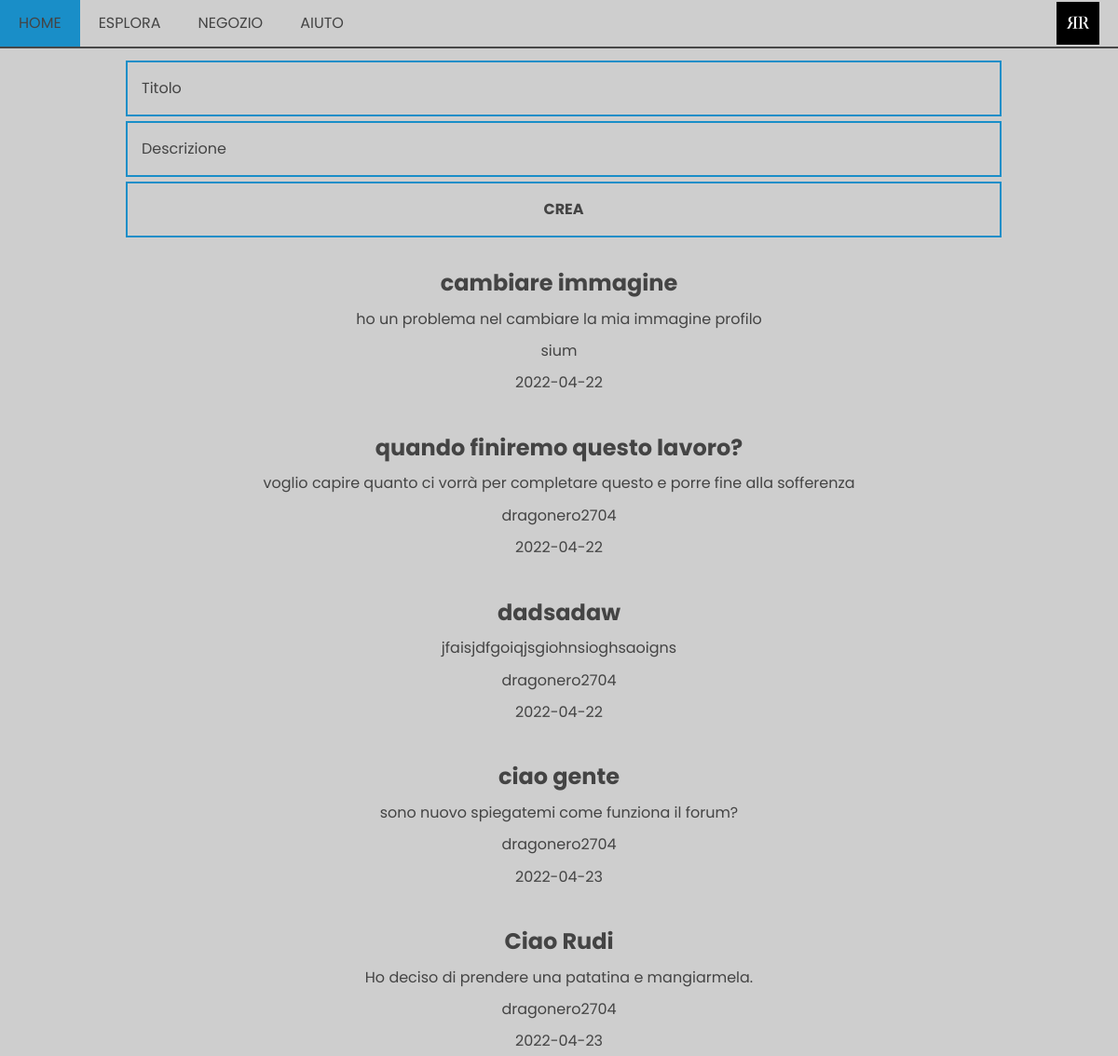
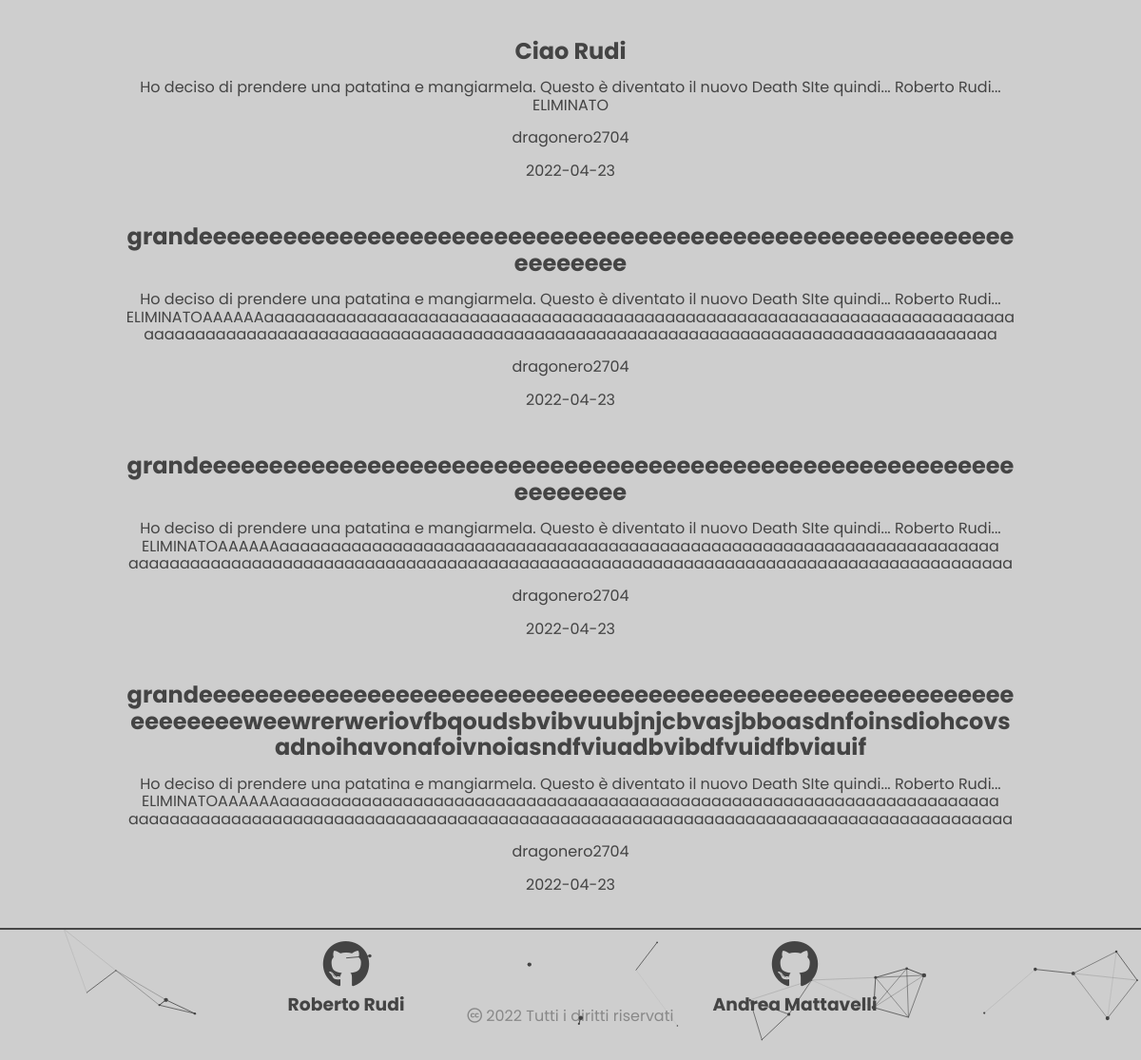
The page /pages/help.php (signed in) on the database its author committed (2 pictures, top to bottom).
### tables this page shows
CREATE TABLE IF NOT EXISTS `discussione` (
  `data_creazione` date NOT NULL,
  `codice_discussione` int(10) unsigned NOT NULL AUTO_INCREMENT,
  `titolo` text DEFAULT NULL,
  `creatore` int(10) unsigned NOT NULL,
  `descrizione` text DEFAULT NULL,
  PRIMARY KEY (`codice_discussione`),
  KEY `codice_creatore` (`creatore`),
  CONSTRAINT `codice_creatore` FOREIGN KEY (`creatore`) REFERENCES `account` (`codice_utente`) ON UPDATE CASCADE
);

CREATE TABLE IF NOT EXISTS `account` (
  `email` char(50) NOT NULL,
  `password` char(200) NOT NULL,
  `codice_utente` int(10) unsigned NOT NULL AUTO_INCREMENT,
  `nickname` char(50) NOT NULL,
  `nome` char(50) DEFAULT NULL,
  `cognome` char(50) DEFAULT NULL,
  `telefono` char(50) DEFAULT NULL,
  `email_recupero` char(50) DEFAULT NULL,
  `data_nascita` date NOT NULL,
  `nazionalita` char(10) NOT NULL,
  PRIMARY KEY (`email`),
  UNIQUE KEY `codice_utente` (`codice_utente`)
);

### pages/help.php (the view, shortened to what this page needs)
<?php
require('../components/session.php');
require('../data/db.php');
$conn = new mysqli($dbhost, $dbusername, $dbpassword, $dbname) or erredirect($conn->connect_errno, $conn->connect_error);
$sql ="SELECT *
FROM discussione";
$ris = $conn->query($sql);
?>
<!DOCTYPE html>
<html lang="it">
<head>
    <?php
    require('../components/head.php')
    ?>
</head>
<body>
    <?php
    require('../components/menu.php');
    ?>
    <div class="body">
        <?php
        if(isset($email) && !empty($email))
        {
            echo '<div class = "create_form">
            <form action="'. htmlentities($_SERVER['PHP_SELF']) .'" method="post">
            <div class="input_container m10">
                <input type="text" name="titolo" id="titolo" placeholder=" " required>
                <label for="titolo">titolo</label>
            </div>
            <div class="input_container m10">
                <input type=text" name="descrizione" id="descrizione" placeholder=" " required>
                <label for="descrizione">descrizione</label>
            </div>
            <div class="submitbtn backglow m10">
                <input type="submit" class="" value="crea" name="crea">
            </div>
            </form>
            </div>';
        }else{
            echo '<h1 class = "centered" >registrati per chiedere aiuto</h1>';
        }
        while ($dati_discussione = $ris->fetch_assoc()) {
            $cod = $dati_discussione["creatore"];
            $sql="SELECT *
            FROM account
            WHERE codice_utente = '$cod'";
            $tmp = $conn->query($sql);
            $tmp = $tmp->fetch_assoc();
            $nome = $tmp["nickname"];
            echo '
                <div class="generalita sopra">
                <a href="discussione.php?codice_discussione='.$dati_discussione["codice_discussione"].'">
                <h2 class = "centered">' . $dati_discussione["titolo"] . '</h1>
                <p class = "centered">'.$dati_discussione["descrizione"].'</p>
                <p class = "centered">'.$nome.'</p>
                <p class = "centered">'.$dati_discussione["data_creazione"].'</p>
                </a>
                </div>
                ';
        }
        ?>
    </div>
    <?php
    require('../components/footer.php');
    ?>
    <option value=""></option>
</body>
</html>

### style/style.css (style rules this page uses)
* { box-sizing: border-box; }
html, body { scroll-behavior: smooth; margin: 0; padding: 0; background-color: var(--background-color); color: var(--text-color); font-family: "Lato", sans-serif; font-family: "Poppins", sans-serif; font-size: 16px; }
:root { --secondary-color: #10638c; --text-color: #444; --separator: #474747; --background-color: #ffffff; --max-width: 1400px; --err-color: #ff5b5b; }
@media (prefers-color-scheme: light) { :root { --text-color: rgb(68, 68, 68); --background-color: #cecece; --secondary-color: #198ec8; } }
a { display: block; text-decoration: none; font-weight: normal; color: var(--text-color); }
p { font-size: 1rem; }
.body { display: block; min-height: calc(100vh - 50px); width: 100%; height: 100%; margin-top: 50px; }
input { position: relative; border: 0; background: transparent; color: var(--text-color); width: 100%; outline: 0; display: block; z-index: 2; }
.input_container { position: relative; width: 100%; height: 60px; padding: 15px; padding-top: 15px; padding-bottom: 5px; border: 2px solid var(--secondary-color); background: transparent; }
.input_container input { position: relative; width: 100%; height: 100%; margin-top: auto; }
.input_container label { position: absolute; top: 50%; transform: translateY(-50%); left: 15px; transition: all 0.1s linear; text-transform: capitalize; z-index: 1; }
.input_container input:focus + label, .input_container input:active + label, .input_container input:not(:placeholder-shown) + label { top: 20% !important; left: 17px !important; font-size: 13px !important; }
.submitbtn { width: 100%; height: 60px; text-transform: uppercase; font-weight: bold; cursor: pointer; border: 2px solid var(--secondary-color); display: block; }
.submitbtn input { text-transform: uppercase; font-weight: bold; height: 100%; width: 100%; display: block; padding: 0; }
.generalita { margin: auto; position: relative; max-width: var(--max-width); width: 100%; }
h1, h2, h3, h4, h5 { margin: 0; }
.backglow { transition: background-color 0.3s linear; }
.create_form { width: 80%; margin: auto; height: fit-content; padding: 10px; }
.m10 { margin: 5px; }
.centered { text-align: center; }
.generalita { margin: auto; position: relative; width: fit-content; max-width: 80%; flex: content; flex-wrap: wrap; margin-bottom: 10px; margin-top: 10px; padding: 10px; transition: 0.3s linear; word-wrap: break-word; }

### rows shown on the page
discussione: titolo "cambiare immagine", descrizione "ho un problema nel cambiare la mia immagine profilo", account.nickname "sium", data_creazione "2022-04-22"
discussione: titolo "quando finiremo questo lavoro?", descrizione "voglio capire quanto ci vorrà per completare questo e porre fine alla sofferenza", account.nickname "dragonero2704", data_creazione "2022-04-22"
discussione: titolo "dadsadaw", descrizione "jfaisjdfgoiqjsgiohnsioghsaoigns", account.nickname "dragonero2704", data_creazione "2022-04-22"
discussione: titolo "ciao gente", descrizione "sono nuovo spiegatemi come funziona il forum?", account.nickname "dragonero2704", data_creazione "2022-04-23"
discussione: titolo "Ciao Rudi", descrizione "Ho deciso di prendere una patatina e mangiarmela.", account.nickname "dragonero2704", data_creazione "2022-04-23"
discussione: titolo "Ciao Rudi", descrizione "Ho deciso di prendere una patatina e mangiarmela. Questo è diventato il nuovo Death SIte quindi... Roberto Rudi... ELIMINATO", account.nickname "dragonero2704", data_creazione "2022-04-23"
discussione: titolo "grandeeeeeeeeeeeeeeeeeeeeeeeeeeeeeeeeeeeeeeeeeeeeeeeeeeeeeeeeeeeeeeeeee", descrizione "Ho deciso di prendere una patatina e mangiarmela. Questo è diventato il nuovo Death SIte quindi... Roberto Rudi... ELIMINATOAAAAAAaaaaaaaaaaaaaaaaaaaaaaaaaaaaaaaaaaaaaaaaaaaaaaaaaaaaaaaaaaaaaaaaaaaaaaaaaaaaaaaaaaaaaaaaaaaaaaaaaaaaaaaaaaaaaaaaaaaaaaaaaaaaaaaaaaaaaaaaaaaaaaaaaaaaaaaaaaaa", account.nickname "dragonero2704", data_creazione "2022-04-23"
discussione: titolo "grandeeeeeeeeeeeeeeeeeeeeeeeeeeeeeeeeeeeeeeeeeeeeeeeeeeeeeeeeeeeeeeeeee", descrizione "Ho deciso di prendere una patatina e mangiarmela. Questo è diventato il nuovo Death SIte quindi... Roberto Rudi... ELIMINATOAAAAAAaaaaaaaaaaaaaaaaaaaaaaaaaaaaaaaaaaaaaaaaaaaaaaaaaaaaaaaaaaaaaaaaaaaaaa aaaaaaaaaaaaaaaaaaaaaaaaaaaaaaaaaaaaaaaaaaaaaaaaaaaaaaaaaaaaaaaaaaaaaaaaaaaaaaaaaaaaaa", account.nickname "dragonero2704", data_creazione "2022-04-23"
discussione: titolo "grandeeeeeeeeeeeeeeeeeeeeeeeeeeeeeeeeeeeeeeeeeeeeeeeeeeeeeeeeeeeeeeeeeeweewrerweriovfbqoudsbvibvuubjnjcbvasjbboasdnfoinsdiohcovsadnoihavonafoivnoiasndfviuadbvibdfvuidfbviauif", descrizione "Ho deciso di prendere una patatina e mangiarmela. Questo è diventato il nuovo Death SIte quindi... Roberto Rudi... ELIMINATOAAAAAAaaaaaaaaaaaaaaaaaaaaaaaaaaaaaaaaaaaaaaaaaaaaaaaaaaaaaaaaaaaaaaaaaaaaaa aaaaaaaaaaaaaaaaaaaaaaaaaaaaaaaaaaaaaaaaaaaaaaaaaaaaaaaaaaaaaaaaaaaaaaaaaaaaaaaaaaaaaa", account.nickname "dragonero2704", data_creazione "2022-04-23"
